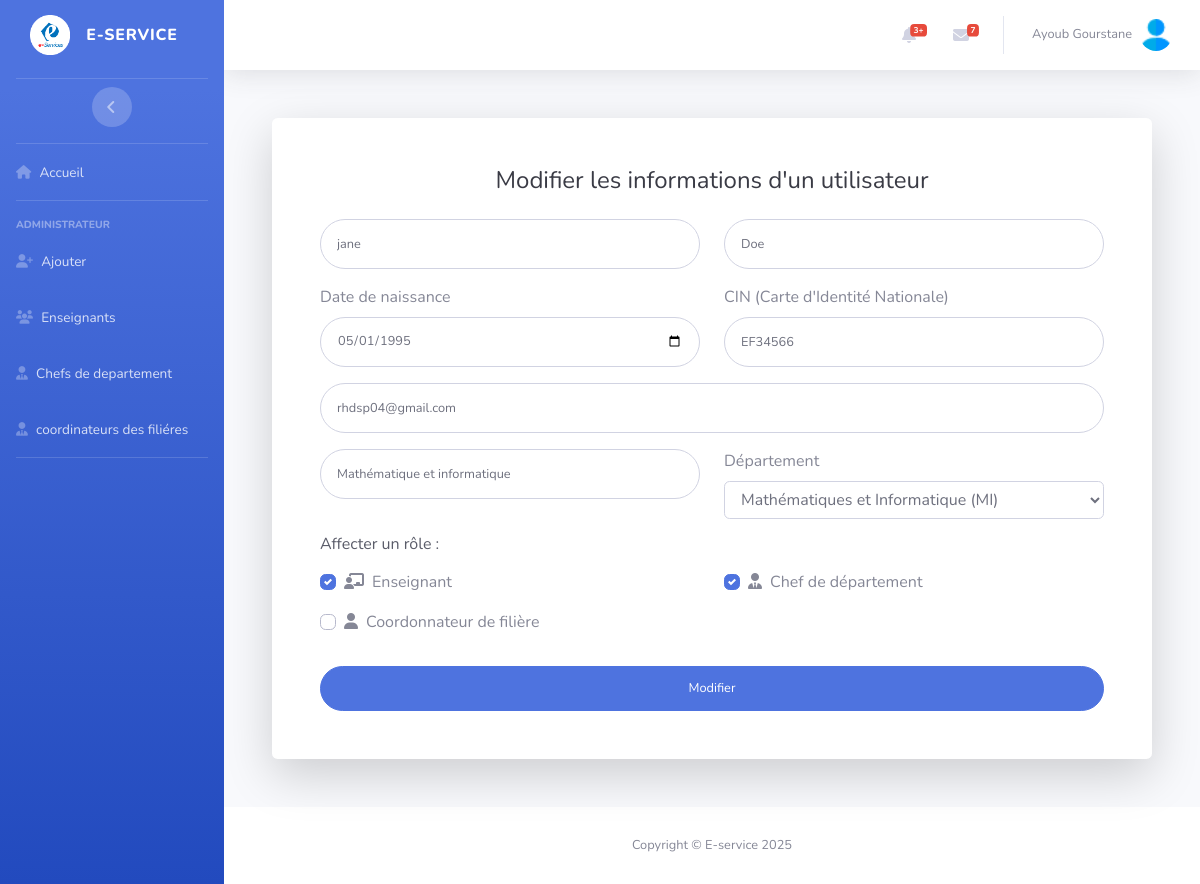
The app's page /Views/operations/Modifier.php?id=3 (signed in) with its own data.
### tables this page shows
CREATE TABLE `utilisateurs` (
  `id` int(11) NOT NULL,
  `firstName` varchar(50) NOT NULL,
  `lastName` varchar(75) NOT NULL,
  `CIN` varchar(10) NOT NULL,
  `Birthdate` date NOT NULL,
  `email` varchar(50) NOT NULL,
  `password` varchar(255) NOT NULL,
  `speciality` varchar(70) NOT NULL,
  `id_departement` int(11) NOT NULL,
  `creation_date` datetime NOT NULL DEFAULT current_timestamp(),
  `must_change_password` tinyint(1) DEFAULT 1
);

### Model/database.php (called while the page is built, shortened)
<?php
    function dataBaseConnection(){
        try{
            $pdo=new PDO('mysql:host=localhost;dbname=EserviceDB;port=3306;charset=utf8','root','',array(PDO::ATTR_ERRMODE=>PDO::ERRMODE_EXCEPTION));
        }catch(Exception $e){
            echo $e->getMessage();
        }
        return $pdo;
    }
    function GetFromDb($query,$values,$fetchAll=true){
        try {
            $pdo=dataBaseConnection();
            $stmt=$pdo->prepare($query);
            if (is_array($values)){
                $stmt->execute($values);
            }else{
                $stmt->execute([$values]);
            }
            if($fetchAll){
                $data=$stmt->fetchAll(PDO::FETCH_ASSOC);
            }else{
                $data=$stmt->fetch(PDO::FETCH_ASSOC);
            }
                return $data;
        } catch (Exception $e) {
            error_log("Error : " . $e->getMessage());
            return false;
        }
    }
    function GetSimpleDb($query,$fetchAll=true){
        try {
            $pdo=dataBaseConnection();
            $stmt=$pdo->query($query);
            if($fetchAll){
                $data=$stmt->fetchAll(PDO::FETCH_ASSOC);
            }else{
                $data=$stmt->fetch(PDO::FETCH_ASSOC);
            }
                return $data;
        } catch (Exception $e) {
            error_log("Error : " . $e->getMessage());
            return false;
        }
    }

### Views/operations/Modifier.php (the view, shortened to what this page needs)
<?php
    $admin=GetFromDb("SELECT * FROM utilisateurs WHERE id=? ;",$_SESSION['id'],false);
    $userName=$admin['firstName'].' '.$admin['lastName'];
    $id=$_GET['id'];
    $data=GetFromDb("SELECT * FROM utilisateurs WHERE id=? ;",$id,false);
    $roles=GetSimpleDb('SELECT * FROM userroles WHERE user_id='.$id.';');
?>
    <div id="wrapper">
    <?php require_once "../include/navBars/AdminNav.php";?>
   <?php require_once "../include/header.php";?>
                <div class="container-fluid">
                <div class="container">
<div class="card o-hidden border-0 shadow-lg my-5">
    <div class="card-body p-0">
        <div class="row">
            <div class="col-lg-12">
                <div class="p-5">
                    <div class="text-center">
                        <h1 class="h4 text-gray-900 mb-4">Modifier les informations d'un utilisateur</h1>
                    </div>
                    <form action="../../edit.php" class="user" method="POST">
                            <div class="form-group row">
                                <div class="col-sm-6 mb-3 mb-sm-0">
                                    <input type="text" class="form-control form-control-user" id="FirstName" name="firstName" placeholder="Prénom" value="<?=$data['firstName']?>" required>
                                </div>
                                <div class="col-sm-6">
                                    <input type="text" class="form-control form-control-user" id="LastName" name="lastName" placeholder="Nom" value="<?=$data['lastName']?>" required>
                                </div>
                            </div>
                            <div class="form-group row">
                                <div class="col-sm-6 mb-3 mb-sm-0">
                                    <?php $today = date('Y-m-d'); ?>
                                    <label for="birthdate" class="form-label">Date de naissance</label>
                                    <input type="date" class="form-control form-control-user" id="birthdate" name="birthdate" min="1900-01-01" max="<?php echo $today; ?>" value="<?=$data['Birthdate']?>" required>
                                </div>
                                <div class="col-sm-6">
                                    <label for="cin" class="form-label">CIN (Carte d'Identité Nationale)</label>
                                    <input type="text" class="form-control form-control-user" id="cin" name="cin"
                                        placeholder="Ex: AB12345" value="<?=$data['CIN']?>" required>
                                </div>
                            </div>
                            <div class="form-group">
                                <div class="mb-3">
                                    <input type="email" class="form-control form-control-user" id="InputEmail" name="email"
                                        placeholder="Adresse email" value="<?=$data['email']?>" required>
                                </div>
                            </div>
                            <div class="form-group row">
                                <div class="col-md-6 mb-3">
                                    <input type="text" class="form-control form-control-user" id="InputSpeciality" name="speciality" placeholder="Spécialité"  value="<?=$data['speciality']?>" required>
                                </div>
                                <div class="col-sm-6">
                                    <label for="department" class="form-label">Département </label>
                                    <select class="form-control" id="department" name="department" >
                                        <option value="1" <?= $data['id_departement']==1? 'selected':'';?>>Mathématiques et Informatique (MI)</option>
                                    </select>
                                </div>
                            </div>
                            <div class="form-group">
                                    <p class="h6 text-gray-800 mb-3">Affecter un rôle :</p>
                                    <div class="row">
                                        <div class="col-md-6">
                                                <div class="custom-control custom-checkbox mb-3">
                                                    <label class="custom-control-label" for="roleTeacher">
                                                        <i class="fas fa-chalkboard-teacher mr-2"></i>Enseignant
                                                    </label>
                                                </div>
                                            </div>
                                        <div class="col-md-6">
                                            <div class="custom-control custom-checkbox mb-3">
                                                <label class="custom-control-label" for="roleDeptHead">
                                                    <i class="fas fa-user-tie mr-2"></i>Chef de département
                                                </label>
                                            </div>
                                        </div>
                                        <div class="col-md-6">
                                            <div class="custom-control custom-checkbox mb-3">
                                                <label class="custom-control-label" for="roleCoordinator">
                                                    <i class="fas fa-user mr-2"></i>Coordonnateur de filière
                                                </label>
                                            </div>
                                        </div>
                                    </div>
                                </div>
                                <input type="submit" value="Modifier" class="btn btn-primary btn-user btn-block">
                            </form>
                </div>
            </div>
        </div>
    </div>
</div>
</div>
                </div>
            </div>
        <?php require_once "../include/footer.php";?>
<?php
    $content=ob_get_clean();
    include_once "../dashboards.php";
?>

### Views/include/navBars/AdminNav.php
<ul class="navbar-nav bg-gradient-primary sidebar sidebar-dark accordion" id="accordionSidebar">
    <a class="sidebar-brand d-flex align-items-center justify-content-center" href="admin.php">
        <div class="sidebar-brand-icon">
            <img src="..\..\startbootstrap-sb-admin-2-gh-pages\img\logo2.png" alt="Logo" style="width: 40px; height: 40px;">
        </div>
        <div class="sidebar-brand-text mx-3">E-service</div>
    </a>
        <hr class="sidebar-divider my-2">
        <div class="text-center d-none d-md-inline">
             <button class="rounded-circle border-0" id="sidebarToggle"></button>
        </div>
    <hr class="sidebar-divider my-0">
    <li class="nav-item">
        <a class="nav-link" href="../adminViews/index.php">
            <i class="fas fa-home"></i>
            <span>Accueil</span>
        </a>
    </li>
    <hr class="sidebar-divider">
    <div class="sidebar-heading">
       Administrateur
    </div>
     <li class="nav-item">
        <a class="nav-link" href="admin.php"  data-target="#collapseCours"
            aria-expanded="false" aria-controls="collapseCours">
            <i class="fas fa-user-plus"></i>
            <span>Ajouter</span>
        </a>
    </li>
    <li class="nav-item">
        <a class="nav-link" href="../adminViews/Enseignant.php"  data-target="#collapseCours"
            aria-expanded="false" aria-controls="collapseCours">
            <i class="fas fa-users"></i>
            <span>Enseignants</span>
        </a>
    </li>
    <li class="nav-item">
        <a class="nav-link" href="../adminViews/chefs.php" data-target="#collapseRapports"
            aria-expanded="false" aria-controls="collapseRapports">
            <i class="fas fa-user-tie"></i>
            <span>Chefs de departement</span>
        </a>
    </li>
    <li class="nav-item">
        <a class="nav-link" href="../adminViews/coordinateur.php" data-target="#collapseBibliotheque"
            aria-expanded="false" aria-controls="collapseBibliotheque">
            <i class="fas fa-user-tie"></i>
            <span>coordinateurs des filiéres</span>
        </a>
    </li>
    <hr class="sidebar-divider d-none d-md-block">
</ul>

### Views/include/header.php (shortened to what this page needs)
<div id="content-wrapper" class="d-flex flex-column">
    <div id="content">
        <nav class="navbar navbar-expand navbar-light bg-white topbar mb-4 static-top shadow">
            <ul class="navbar-nav ml-auto">
                <li class="nav-item dropdown no-arrow mx-1">
                    <a class="nav-link dropdown-toggle" href="#" id="alertsDropdown" role="button"
                        data-toggle="dropdown" aria-haspopup="true" aria-expanded="false">
                        <i class="fas fa-bell fa-fw"></i>
                        <span class="badge badge-danger badge-counter">3+</span>
                    </a>
                </li>
                <li class="nav-item dropdown no-arrow mx-1">
                    <a class="nav-link dropdown-toggle" href="#" id="messagesDropdown" role="button"
                        data-toggle="dropdown" aria-haspopup="true" aria-expanded="false">
                        <i class="fas fa-envelope fa-fw"></i>
                        <span class="badge badge-danger badge-counter">7</span>
                    </a>
                </li>
                <li class="nav-item dropdown no-arrow">
                    <a class="nav-link dropdown-toggle" href="#" id="userDropdown" role="button"
                        data-toggle="dropdown" aria-haspopup="true" aria-expanded="false">
                        <span class="mr-2 d-none d-lg-inline text-gray-600 small"><?= $userName ?></span>
                        <img class="img-profile rounded-circle"
                            src="..\..\startbootstrap-sb-admin-2-gh-pages\img\logo3.png">
                    </a>
                </li>
            </ul>
        </nav>

### Views/include/footer.php (shortened to what this page needs)
<footer class="sticky-footer bg-white">
              <div class="container my-auto">
                  <div class="copyright text-center my-auto">
                      <span>Copyright &copy; E-service 2025</span>
                  </div>
              </div>
          </footer>
      </div>
  </div>

### Views/dashboards.php (shortened to what this page needs)
<!DOCTYPE html>
<html lang="en">
<head>
    <link href="..\..\startbootstrap-sb-admin-2-gh-pages\vendor\fontawesome-free\css\all.min.css" rel="stylesheet" type="text/css">
    <link href="..\..\startbootstrap-sb-admin-2-gh-pages\css\sb-admin-2.min.css" rel="stylesheet">
    <link href="..\..\startbootstrap-sb-admin-2-gh-pages\vendor\datatables\dataTables.bootstrap4.min.css" rel="stylesheet">
    <link rel="stylesheet" href="https://cdnjs.cloudflare.com/ajax/libs/font-awesome/6.7.2/css/all.min.css" />
</head>
<body id="page-top">
    <?php  echo $content;?>
</body>
</html>

### records on screen
utilisateurs: userName "Ayoub Gourstane"
utilisateurs: firstName "jane", lastName "Doe", birthdate "05/01/1995", cin "EF34566", email "rhdsp04@gmail.com", speciality "Mathématique et informatique", department "Mathématiques et Informatique (MI)"
